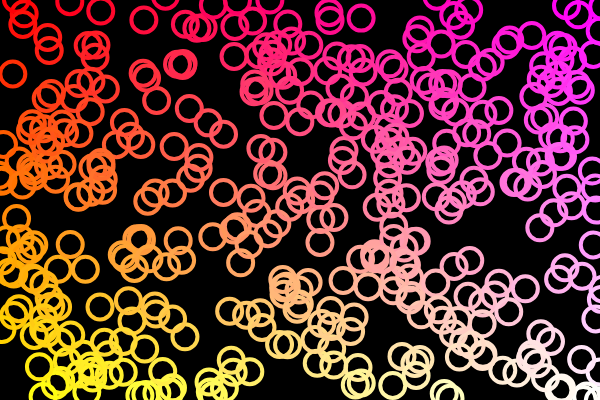
Frame 1 (no input)
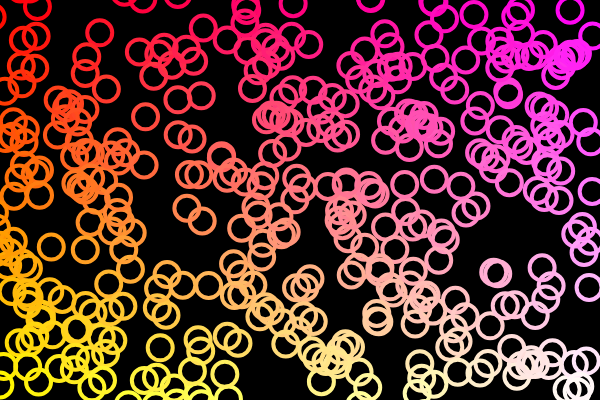
Frame 60 (no input)
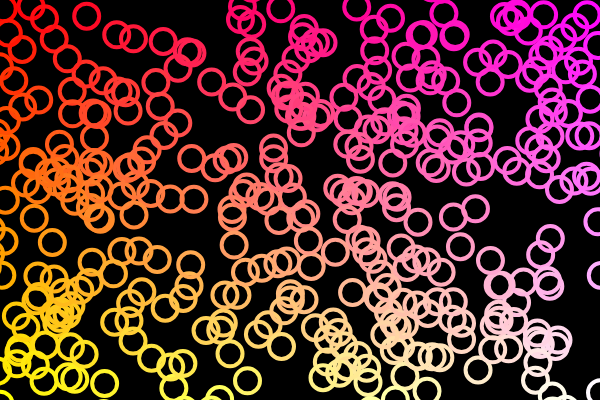
Frame 120 (the mouse pressed at the canvas centre since frame 60)

The p5.js sketch that drew these frames (run headless with seeded random() and noise() and a simulated clock; from frame 60 on, the mouse is pressed at the canvas centre):

// p5.js sketch
// ── sketch.js
/*
  Copy of the code from Coding Train 7.3
  Practice using for loops to create objects in arrays
  
  A demonstration of the ability to loop to create new objects in an array
  
  slight modification to create a gradient of colors based on the circle's location
*/

let bubbles = [];

function setup() {
  createCanvas(600, 400);
  for (let i=0;i<400;i++) {
    bubbles[i] = {
      x: random(0, width),
      y: random(0, height),
      blue:0,
      green:0,
      move: function() {
        this.x = this.x + random(-5, 5);
        this.y = this.y + random(-5, 5);
      },
      show() {
      	//create a gradient of colors based on location
      	this.blue = map(this.x,0,width,0,255);
      	this.green = map(this.y,0,height,0,255);
        stroke(255,this.green,this.blue);
        strokeWeight(4);
        noFill();
        ellipse(this.x, this.y, 25);
      }
    }
  }
}

function draw() {
  background(0);
  for (i = 0; i < bubbles.length; i++) {
    bubbles[i].move();
    bubbles[i].show();
  }
}
